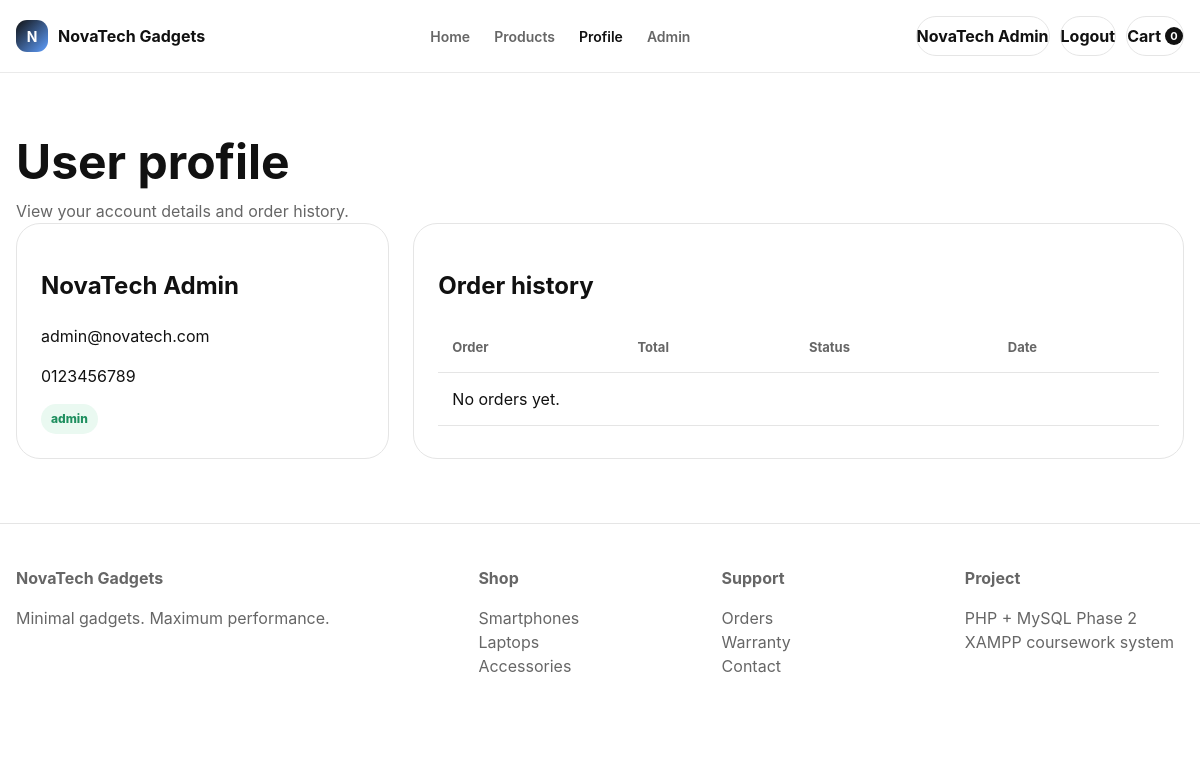
The app's page /profile.php (signed in) with its own data.
### tables this page shows
CREATE TABLE users (
  user_id INT AUTO_INCREMENT PRIMARY KEY,
  full_name VARCHAR(100) NOT NULL,
  email VARCHAR(100) UNIQUE NOT NULL,
  password VARCHAR(255) NOT NULL,
  role ENUM('customer','admin') NOT NULL DEFAULT 'customer',
  phone VARCHAR(20),
  address TEXT,
  created_at TIMESTAMP DEFAULT CURRENT_TIMESTAMP
);

### includes/db.php (called while the page is built, shortened)
<?php
function e(string $value): string
{
    return htmlspecialchars($value, ENT_QUOTES, 'UTF-8');
}
function current_user(): ?array
{
    return $_SESSION['user'] ?? null;
}
function cart_count(PDO $pdo): int
{
    $stmt = $pdo->prepare('SELECT COALESCE(SUM(quantity), 0) AS total FROM cart WHERE user_id = ?');
    $stmt->execute([$_SESSION['user']['user_id']]);
    return (int) $stmt->fetchColumn();
}

### profile.php (the view, shortened to what this page needs)
<?php
$active = 'profile';
require_once __DIR__ . '/includes/auth.php';
$userId = (int) $_SESSION['user']['user_id'];
$stmt = $pdo->prepare('SELECT * FROM users WHERE user_id = ?');
$stmt->execute([$userId]);
$profile = $stmt->fetch();
$orders = $pdo->prepare('SELECT * FROM orders WHERE user_id = ? ORDER BY created_at DESC');
$orders->execute([$userId]);
$orders = $orders->fetchAll();
require_once __DIR__ . '/includes/header.php';
?>
<main class="section">
  <div class="container">
    <div class="page-title"><h1>User profile</h1><p>View your account details and order history.</p></div>
    <div class="profile-layout">
      <aside class="panel profile-side">
        <h2><?= e($profile['full_name']) ?></h2>
        <p><?= e($profile['email']) ?></p>
        <p><?= e($profile['phone'] ?? 'No phone saved') ?></p>
        <span class="badge delivered"><?= e($profile['role']) ?></span>
      </aside>
      <section class="panel profile-main">
        <h2>Order history</h2>
        <table>
          <thead><tr><th>Order</th><th>Total</th><th>Status</th><th>Date</th></tr></thead>
          <tbody>
            <?php if (!$orders): ?><tr><td colspan="4">No orders yet.</td></tr><?php endif; ?>
          </tbody>
        </table>
      </section>
    </div>
  </div>
</main>
<?php require_once __DIR__ . '/includes/footer.php'; ?>

### includes/header.php (shortened to what this page needs)
<?php
require_once __DIR__ . '/db.php';
$active = $active ?? '';
$base = $base ?? '';
$user = current_user();
$count = cart_count($pdo);
?>
<!DOCTYPE html>
<html lang="en">
<head>
  <link rel="stylesheet" href="<?= $base ?>css/style.css?v=20260619">
</head>
<body>
  <header class="nav">
    <div class="container nav-inner">
      <a class="brand" href="<?= $base ?>index.php"><span class="brand-mark">N</span><span>NovaTech Gadgets</span></a>
      <nav class="nav-links">
        <a class="<?= $active === 'home' ? 'active' : '' ?>" href="<?= $base ?>index.php">Home</a>
        <a class="<?= $active === 'products' ? 'active' : '' ?>" href="<?= $base ?>products.php">Products</a>
        <a class="<?= $active === 'profile' ? 'active' : '' ?>" href="<?= $base ?>profile.php">Profile</a>
        <a class="<?= $active === 'admin' ? 'active' : '' ?>" href="<?= $base ?>admin/dashboard.php">Admin</a>
      </nav>
      <div class="nav-actions">
        <?php if ($user): ?>
          <span class="icon-link"><?= e($user['full_name']) ?></span>
          <a class="icon-link" href="<?= $base ?>logout.php">Logout</a>
        <?php else: ?>
          <a class="icon-link" href="<?= $base ?>login.php">Login</a>
        <?php endif; ?>
        <a class="icon-link" href="<?= $base ?>cart.php">Cart <span class="cart-count"><?= $count ?></span></a>
      </div>
    </div>
  </header>

### css/style.css (style rules this page uses)
:root { --ink: #111111; --muted: #666666; --line: #e5e5e5; --soft: #f8f8f8; --blue: #6aa8ff; --silver: #d9dde4; --success: #1f8f5f; --warning: #b7791f; --danger: #c24141; --radius: 24px; --shadow: 0 24px 70px rgba(17, 17, 17, 0.08); }
* { box-sizing: border-box; }
body { margin: 0; color: var(--ink); background: #fff; font-family: Inter, ui-sans-serif, system-ui, -apple-system, BlinkMacSystemFont, "Segoe UI", sans-serif; line-height: 1.5; }
a { color: inherit; text-decoration: none; }
.container { width: min(1180px, calc(100% - 32px)); margin: 0 auto; }
.nav { position: sticky; top: 0; z-index: 20; border-bottom: 1px solid rgba(229, 229, 229, 0.8); background: rgba(255, 255, 255, 0.88); backdrop-filter: blur(18px); }
.nav-inner { display: flex; align-items: center; justify-content: space-between; min-height: 72px; gap: 24px; }
.brand { display: flex; align-items: center; gap: 10px; font-weight: 750; letter-spacing: 0; }
.brand-mark { display: grid; width: 32px; height: 32px; place-items: center; border-radius: 11px; color: #fff; background: linear-gradient(135deg, #111 0%, #5f9fff 100%); font-size: 14px; }
.nav-links { display: flex; align-items: center; gap: 24px; color: var(--muted); font-size: 14px; font-weight: 600; }
.nav-links a:hover, .nav-links a.active { color: var(--ink); }
.nav-actions { display: flex; align-items: center; gap: 10px; }
.icon-link { display: inline-flex; align-items: center; justify-content: center; min-width: 40px; height: 40px; border: 1px solid var(--line); border-radius: 999px; background: #fff; font-weight: 700; }
.cart-count { display: inline-flex; min-width: 18px; height: 18px; align-items: center; justify-content: center; margin-left: 4px; border-radius: 999px; color: #fff; background: var(--ink); font-size: 11px; }
.section { padding: 64px 0; }
.section-head h2, .page-title h1 { margin: 0; font-size: clamp(30px, 4vw, 52px); line-height: 1.05; }
.section-head p, .page-title p { max-width: 620px; margin: 12px 0 0; color: var(--muted); }
.comparison, .admin-shell, .detail-layout, .checkout-layout, .profile-layout, .cart-layout, .auth-layout { display: grid; grid-template-columns: repeat(12, 1fr); gap: 24px; }
.panel { border: 1px solid var(--line); border-radius: var(--radius); background: #fff; padding: 24px; }
table { width: 100%; border-collapse: collapse; }
th, td { padding: 14px; border-bottom: 1px solid var(--line); text-align: left; vertical-align: middle; }
th { color: var(--muted); font-size: 13px; }
.profile-main { grid-column: span 8; }
.profile-side { grid-column: span 4; }
.badge { display: inline-flex; align-items: center; border-radius: 999px; padding: 6px 10px; background: var(--soft); color: var(--muted); font-size: 12px; font-weight: 800; }
.badge.delivered { color: var(--success); background: #eaf9f1; }

### records on screen
users: full_name "NovaTech Admin", email "admin@novatech.com", phone "0123456789", role "admin"

### other values on screen
$count "0"
